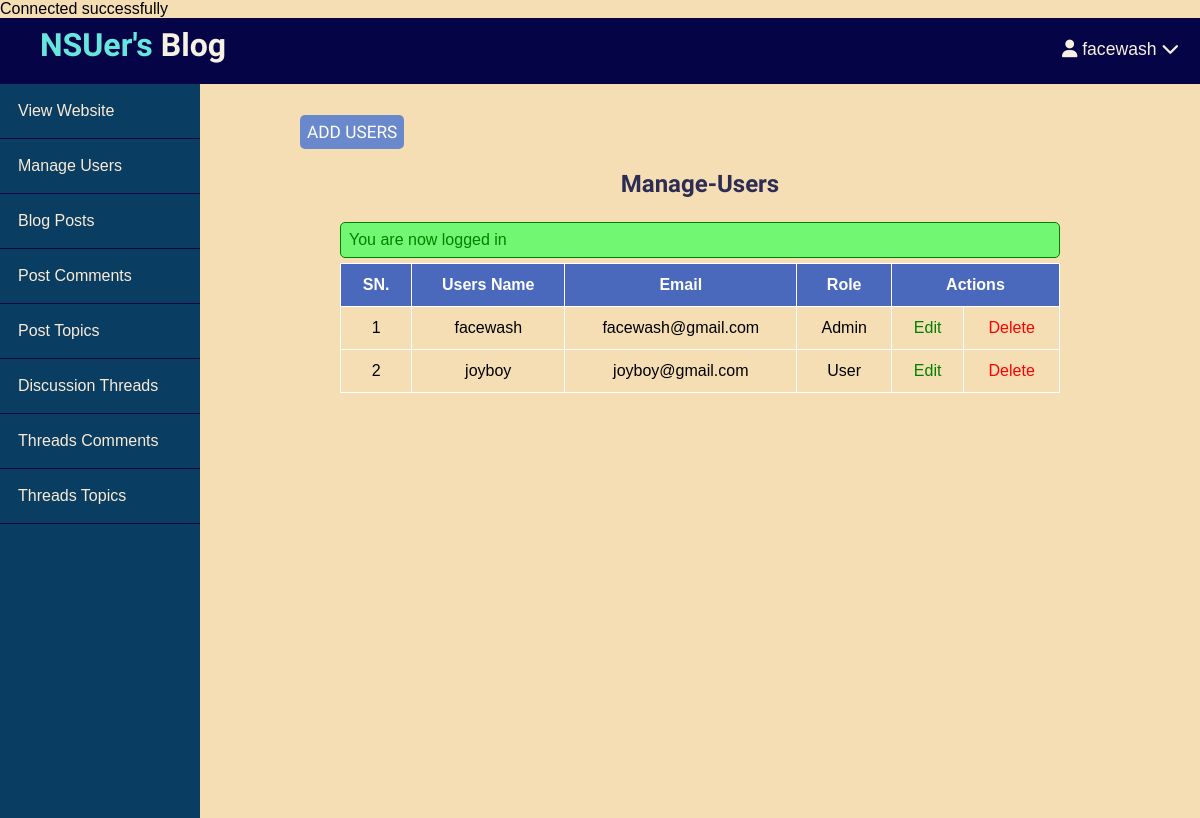
Page /admin/users/index.php (signed in) on the earlier database version.
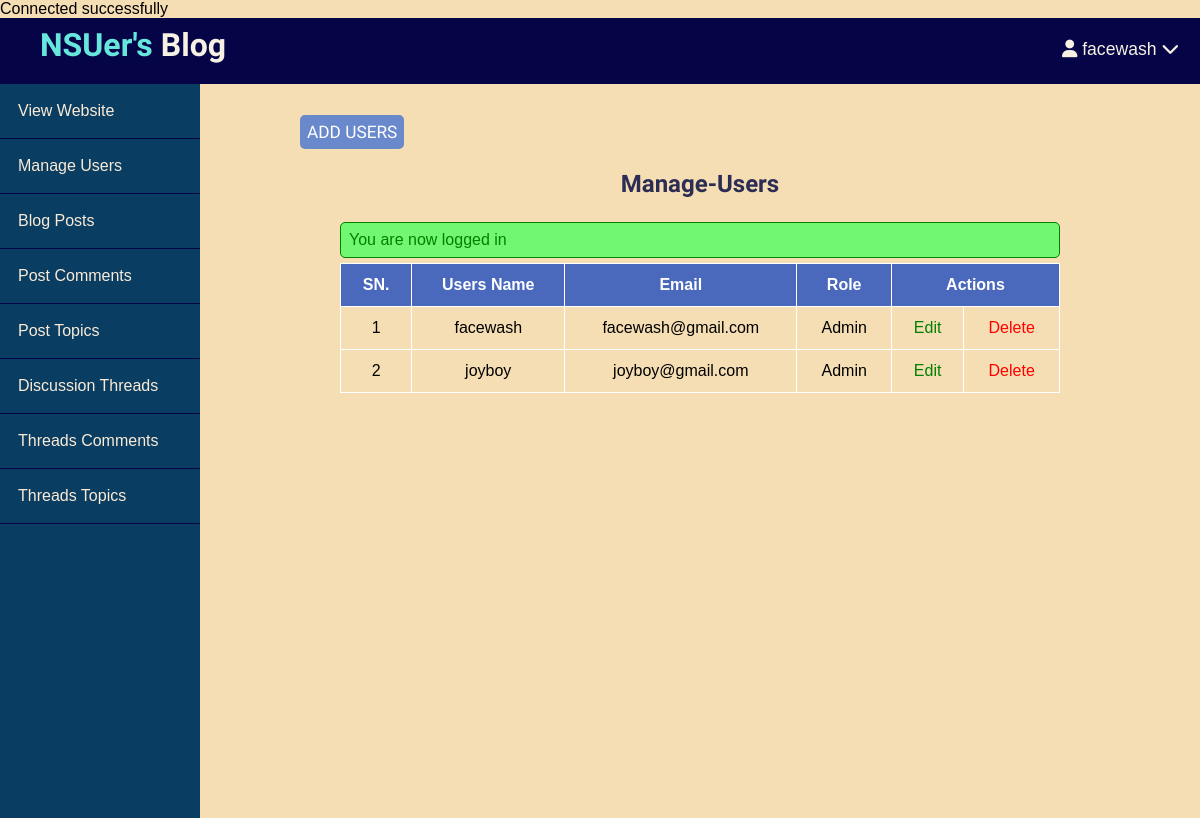
Same page on the later database version.
### tables this page shows
CREATE TABLE `users` (
  `id` int(11) NOT NULL,
  `admin` tinyint(4) NOT NULL,
  `username` varchar(255) NOT NULL,
  `email` varchar(255) NOT NULL,
  `password` varchar(255) NOT NULL,
  `created_at` datetime NOT NULL DEFAULT current_timestamp()
);

### app/controllers/users.php (called while the page is built, shortened)
<?php
include_once(ROOT_PATH . "/app/database/db.php");
$table = "users";
$admin_users = selectAll($table);

### app/database/db.php (called while the page is built, shortened)
<?php
require("connect.php");
function selectAll($table, $conditions = [])
{
    global $conn;
    $sql = "SELECT * FROM $table";
    if (empty($conditions)) {
        $statement = $conn->prepare($sql);
        $statement->execute();
        $records = $statement->get_result()->fetch_all(MYSQLI_ASSOC);
        return $records;
    }
}

### admin/users/index.php (the view, shortened to what this page needs)
<?php
include(ROOT_PATH . '/app/controllers/users.php');
?>
<!DOCTYPE html>
<html lang="en">
<head>
    <link rel="stylesheet" href="../../assets/css/style.css">
    <link rel="stylesheet" href="../../assets/css/admin.css">
</head>
<body>
    <?php include(ROOT_PATH . "/app/includes/adminHeader.php"); ?>
    <div class="admin-wrapper">
        <?php include(ROOT_PATH . "/app/includes/adminSidebar.php"); ?>
        <div class="admin-content">
            <div class="bnt-group">
                <a href="create.php" class="btn btn-big">Add Users</a>
            </div>
            <div class="content">
                <h2 class="page-title">Manage-Users</h2>
                <?php include(ROOT_PATH . "/app/includes/messages.php") ?>
                <table>
                    <thead>
                        <th>SN.</th>
                        <th>Users Name</th>
                        <th>Email</th>
                        <th>Role</th>
                        <th colspan="2">Actions</th>
                    </thead>
                    <tbody>
                        <?php foreach ($admin_users as $key => $user) : ?>
                            <tr>
                                <td><?php echo $key + 1 ?></td>
                                <td><?php echo $user['username'] ?></td>
                                <td><?php echo $user['email'] ?></td>
                                <?php if ($user['admin'] === 1) : ?>
                                    <td>Admin</td>
                                <?php else : ?>
                                    <td>User</td>
                                <?php endif; ?>
                                <td><a href="edit.php?id=<?php echo $user['id']; ?>" class="edit">Edit</a></td>
                                <td><a href="index.php?del_id=<?php echo $user['id'] ?>" class="delete">Delete</a></td>
                            </tr>
                        <?php endforeach; ?>
                    </tbody>
                </table>
            </div>
        </div>
    </div>
</body>
</html>

Differences in the rows shown:
changed users "joyboy": admin "User" → "Admin"
